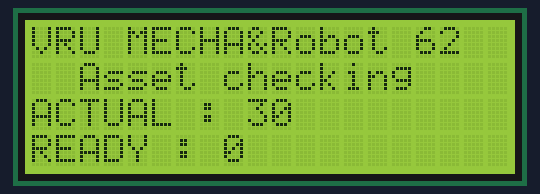
A sketch run on a simulated Arduino Uno, built with avr-gcc and run on an emulated ATmega328P. Parts: 20×4 character LCD.

Above: at 0.2 s.
At 2.2 s:
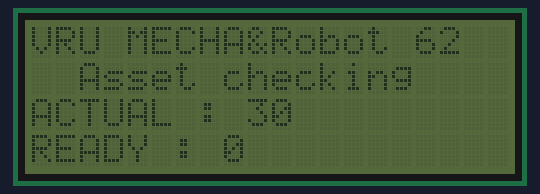

The sketch:

LCD20x4Mega2560_T2.ino
```cpp
#include <Wire.h>
#include <LiquidCrystal_I2C.h>
LiquidCrystal_I2C lcd(0x3F, 20, 4); // ถ้าไม่ได้ให้ลอง 0x3F

void setup()
{
  lcd.init();
  lcd.home();
  lcd.clear();
  lcd.backlight();

  lcd.setCursor(0, 0);
  lcd.print("VRU MECHA&Robot 62");

  lcd.setCursor(0, 1);
  lcd.print("  Asset checking");

  lcd.setCursor(0, 2);
  lcd.print("ACTUAL : 30");

  lcd.setCursor(0, 3);
  lcd.print("READY : 0");

  delay(2000);
  lcd.noBacklight();
}
void loop()
{

}
```
